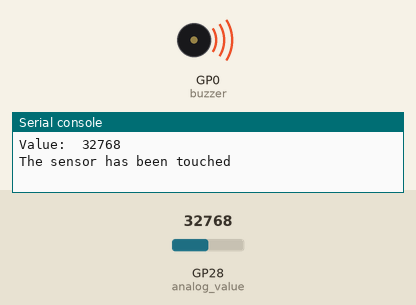
This program was run on a simulated Raspberry Pi Pico running MicroPython. On the bench: buzzer (waves = sounding), the last lines printed to the serial console. The test bench sets the inputs (shaded band); at power-on: GP28 (analog_value) = 32768 (analog values on the 0–65535 scale).

Above: at 1.2 s.
1.3 s: GP28 (analog_value) set to 50655
At 5.9 s:
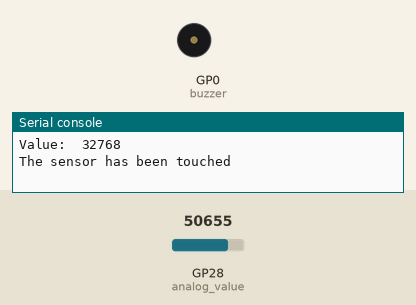
8.0 s: GP28 (analog_value) set to 49216
At 9.4 s:
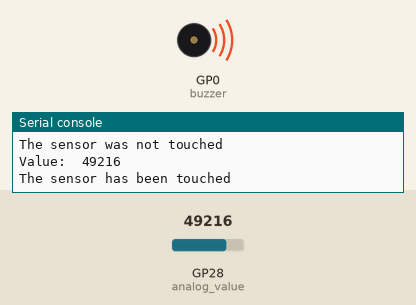
19.9 s: GP28 (analog_value) set to 57670
At 20.8 s:
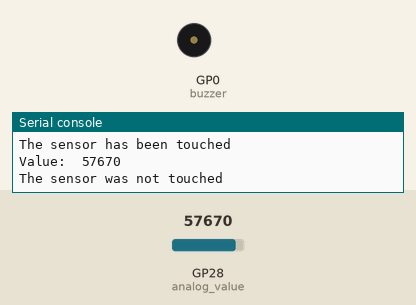
26.6 s: GP28 (analog_value) set to 49345
At 27.7 s:
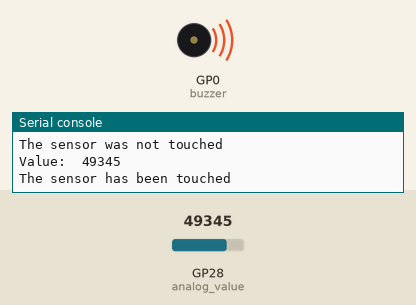
Timing chart, 0 to 39.5 s (numbered marks = the images above; inputs shaded):
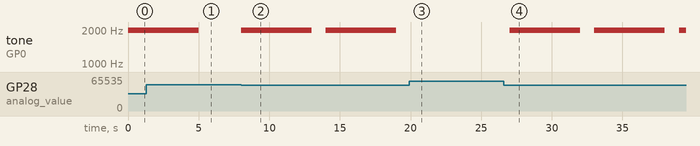

The program:

HW-494-reader-buzzer.py
```python
import machine
from machine import Pin, PWM
import utime

analog_value = machine.ADC(28)
buzzer = PWM(Pin(0))

while True:
    reading = analog_value.read_u16()
    print("Value: ",reading)
    if reading < 50000:
        print("The sensor has been touched")
        buzzer.freq(1980)
        buzzer.duty_u16(1000)
        utime.sleep(5)
        buzzer.duty_u16(0)
    else:
        print("The sensor was not touched")
    utime.sleep(1.0)
```

Measured:
- the behaviour switches between 50000 and 49984 on GP28 (analog_value) (found by bisection; images 1 and 2)
- after the input at 1.3 s, tone on GP0 (buzzer): goes on until 5.0 s, then stays silent
- after the input at 8.0 s, tone on GP0 (buzzer): alternates 1980 Hz for 5.0 s and silent for 1.0 s, starting at once
- after the input at 19.9 s, tone on GP0 (buzzer): stays silent (without the input it goes to 1980 Hz after 0.10 s)
- after the input at 26.6 s, tone on GP0 (buzzer): alternates 1980 Hz for 5.0 s and silent for 1.0 s, starting after 0.41 s
